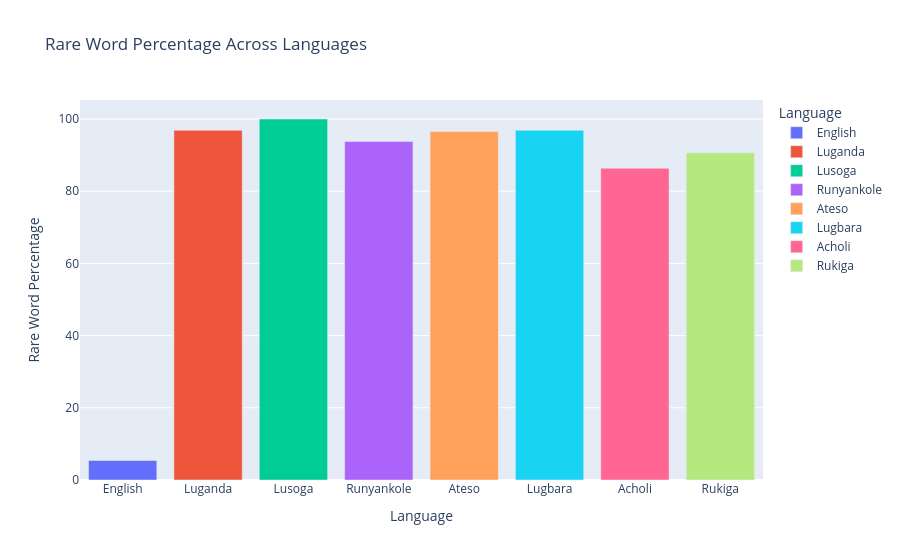

Notebook source saved alongside this figure:
### Markdown cell above
Rare Word Percentage

### Code cell
fig = px.bar(
    summary_df,
    x="Language",
    y="Rare Word Percentage",
    color="Language",
    title="Rare Word Percentage Across Languages",
    labels={
        "Language": "Language",
        "Rare Word Percentage": "Rare Word Percentage"
    }
)

fig.write_image("images/rare_word_percentage.png")
fig.show()

### Figure 1 — Plotly figure (JSON) as saved in the notebook; plotly's stock layout.template omitted (floating-point values rounded to 4 significant figures)
{"data": [{"hovertemplate": "Language=%{x}<br>Rare Word Percentage=%{y}<extra></extra>", "legendgroup": "English", "marker": {"color": "#636efa", "pattern": {"shape": ""}}, "name": "English", "orientation": "v", "showlegend": true, "textposition": "auto", "type": "bar", "x": ["English"], "xaxis": "x", "y": [5.405], "yaxis": "y"}, {"hovertemplate": "Language=%{x}<br>Rare Word Percentage=%{y}<extra></extra>", "legendgroup": "Luganda", "marker": {"color": "#EF553B", "pattern": {"shape": ""}}, "name": "Luganda", "orientation": "v", "showlegend": true, "textposition": "auto", "type": "bar", "x": ["Luganda"], "xaxis": "x", "y": [96.88], "yaxis": "y"}, {"hovertemplate": "Language=%{x}<br>Rare Word Percentage=%{y}<extra></extra>", "legendgroup": "Lusoga", "marker": {"color": "#00cc96", "pattern": {"shape": ""}}, "name": "Lusoga", "orientation": "v", "showlegend": true, "textposition": "auto", "type": "bar", "x": ["Lusoga"], "xaxis": "x", "y": [100.0], "yaxis": "y"}, {"hovertemplate": "Language=%{x}<br>Rare Word Percentage=%{y}<extra></extra>", "legendgroup": "Runyankole", "marker": {"color": "#ab63fa", "pattern": {"shape": ""}}, "name": "Runyankole", "orientation": "v", "showlegend": true, "textposition": "auto", "type": "bar", "x": ["Runyankole"], "xaxis": "x", "y": [93.75], "yaxis": "y"}, {"hovertemplate": "Language=%{x}<br>Rare Word Percentage=%{y}<extra></extra>", "legendgroup": "Ateso", "marker": {"color": "#FFA15A", "pattern": {"shape": ""}}, "name": "Ateso", "orientation": "v", "showlegend": true, "textposition": "auto", "type": "bar", "x": ["Ateso"], "xaxis": "x", "y": [96.55], "yaxis": "y"}, {"hovertemplate": "Language=%{x}<br>Rare Word Percentage=%{y}<extra></extra>", "legendgroup": "Lugbara", "marker": {"color": "#19d3f3", "pattern": {"shape": ""}}, "name": "Lugbara", "orientation": "v", "showlegend": true, "textposition": "auto", "type": "bar", "x": ["Lugbara"], "xaxis": "x", "y": [96.88], "yaxis": "y"}, {"hovertemplate": "Language=%{x}<br>Rare Word Percentage=%{y}<extra></extra>", "legendgroup": "Acholi", "marker": {"color": "#FF6692", "pattern": {"shape": ""}}, "name": "Acholi", "orientation": "v", "showlegend": true, "textposition": "auto", "type": "bar", "x": ["Acholi"], "xaxis": "x", "y": [86.36], "yaxis": "y"}, {"hovertemplate": "Language=%{x}<br>Rare Word Percentage=%{y}<extra></extra>", "legendgroup": "Rukiga", "marker": {"color": "#B6E880", "pattern": {"shape": ""}}, "name": "Rukiga", "orientation": "v", "showlegend": true, "textposition": "auto", "type": "bar", "x": ["Rukiga"], "xaxis": "x", "y": [90.62], "yaxis": "y"}], "layout": {"barmode": "relative", "legend": {"title": {"text": "Language"}, "tracegroupgap": 0}, "title": {"text": "Rare Word Percentage Across Languages"}, "xaxis": {"anchor": "y", "categoryarray": ["English", "Luganda", "Lusoga", "Runyankole", "Ateso", "Lugbara", "Acholi", "Rukiga"], "categoryorder": "array", "domain": [0, 1], "title": {"text": "Language"}}, "yaxis": {"anchor": "x", "domain": [0, 1], "title": {"text": "Rare Word Percentage"}}}}
